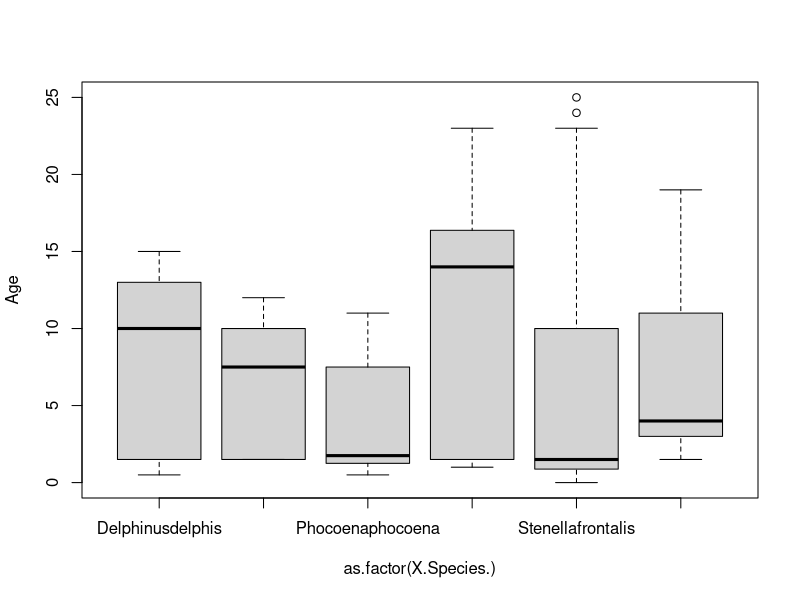

The R source for this figure:
## ---- chunk 1
knitr::opts_knit$set(root.dir="/Users/cmull/Desktop/R courses/R Module/R-for-Ecologists-Dal-Bio/")
#can also use the "../" which works because our RMarkdown file is in the code folder, but we want to set the folder above "cRash-course" as our working directory when we knit the report.
#knitr::opts_knit$set(root.dir="../")
## ---- chunk 2
library(dplyr)
library(ggplot2)
library(knitr)
## ---- chunk 3
data <- read.csv("Data/Cetaceans.csv")
head(data)
## ---- chunk 4

new.data <- subset(data, X.Species. == "Delphinusdelphis" & Age > 10)
#head(new.data)
kable(new.data)
## ---- chunk 5

data_head <- head(data)
kable(data_head, digits = 2)
## ---- chunk 6
knitr::opts_chunk$set(echo = TRUE)
#this defines the global options. So here you are saying print the R code in each of the chunks
## ---- chunk 7
names(data)
plot (Age~as.factor(X.Species.), data = data)
